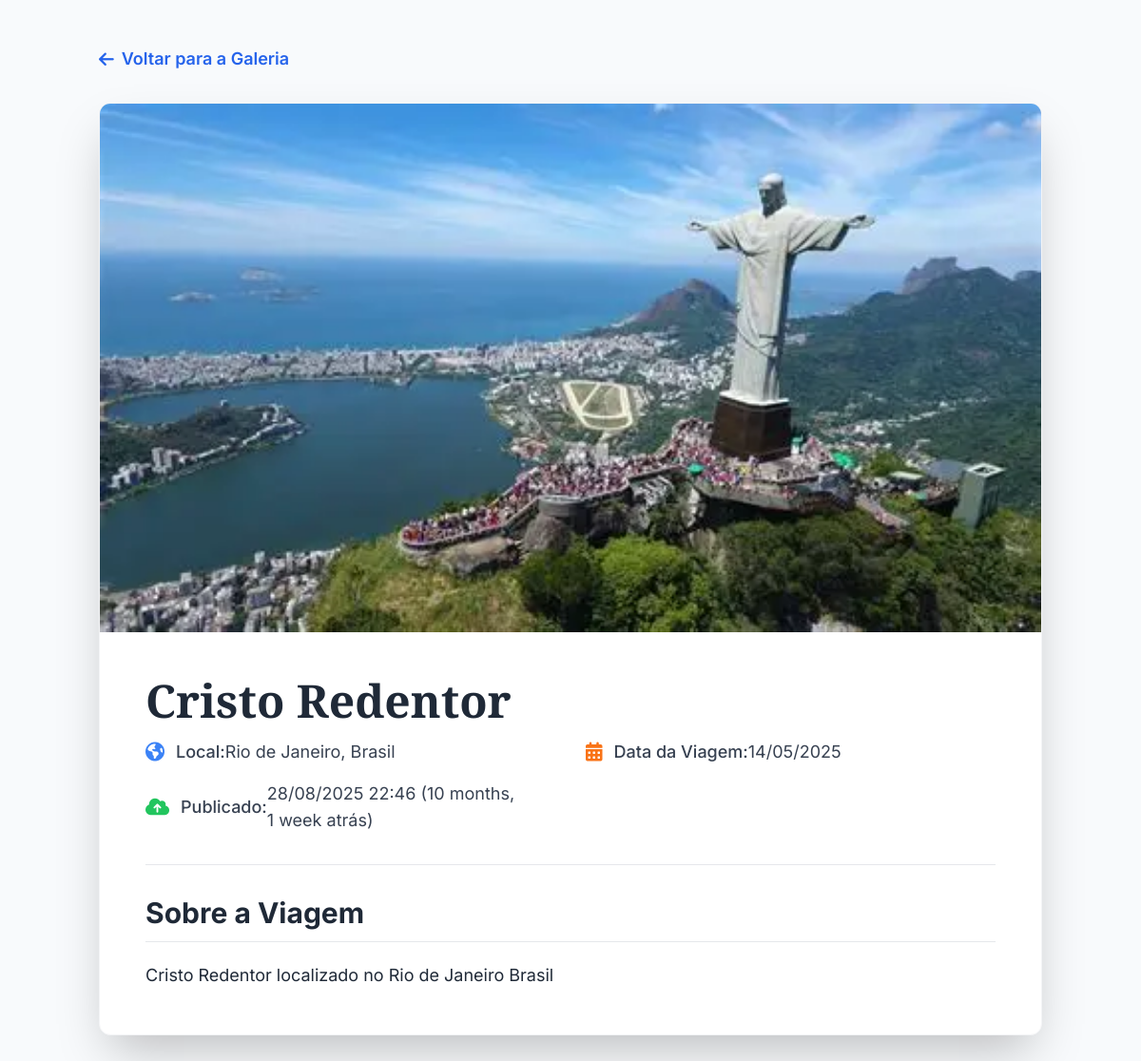
The page /photos/2/ on the database its author committed.
### photos/models.py (models this page shows, shortened)
class Photo(models.Model):
    title = models.CharField(max_length=200)
    location = models.CharField(max_length=200)
    description = models.TextField()
    date = models.DateField()
    image = models.ImageField(upload_to='photos/')
    published_at = models.DateTimeField(default=timezone.now)

### photos/views.py (the view)
# urls.py: path('<int:pk>/', views.photo_detail, name='photo_detail'),
def photo_detail(request, pk):
    photo = get_object_or_404(Photo, pk=pk)
    return render(request, 'photos/photo_detail.html', {'photo': photo})

### photos/templates/photos/photo_detail.html (shortened to what this page needs)
<!DOCTYPE html>
<html lang="pt-br">
<head>
    <script src="https://cdn.tailwindcss.com"></script>
    <link href="https://cdnjs.cloudflare.com/ajax/libs/font-awesome/6.0.0-beta3/css/all.min.css" rel="stylesheet">
</head>
<body>
    <div class="container mx-auto px-4 py-12">
        <a href="{% url 'photo_list' %}" class="inline-flex items-center text-blue-600 hover:text-blue-800 font-semibold mb-8 text-lg transition-colors">
            <i class="fas fa-arrow-left mr-2"></i> Voltar para a Galeria
        </a>
        <div class="max-w-6xl mx-auto bg-white rounded-xl shadow-2xl overflow-hidden border border-gray-100">
            {% if photo.image %}
                <img src="{{ photo.image.url }}" alt="{{ photo.title }}" class="w-full object-cover max-h-[70vh] shadow-inner">
            {% endif %}
            <div class="p-10 lg:p-12">
                <h1 class="text-5xl font-bold text-gray-800 mb-4">{{ photo.title }}</h1>
                <div class="grid grid-cols-1 md:grid-cols-2 gap-y-4 gap-x-8 text-lg text-gray-700 mb-8 pb-8 border-b border-gray-200">
                    <div class="flex items-center">
                        <i class="fas fa-globe-americas text-blue-500 mr-3 text-xl"></i>
                        <span class="font-medium">Local:</span> {{ photo.location }}
                    </div>
                    <div class="flex items-center">
                        <i class="fas fa-calendar-alt text-orange-500 mr-3 text-xl"></i>
                        <span class="font-medium">Data da Viagem:</span> {{ photo.date|date:"d/m/Y" }}
                    </div>
                    <div class="flex items-center">
                        <i class="fas fa-cloud-upload-alt text-green-500 mr-3 text-xl"></i>
                        <span class="font-medium">Publicado:</span> {{ photo.published_at|date:"d/m/Y H:i" }} ({{ photo.published_at|timesince }} atrás)
                    </div>
                </div>
                <h2 class="text-3xl font-bold text-gray-800 mb-5 border-b pb-3 border-gray-200">Sobre a Viagem</h2>
                <div class="text-lg text-gray-800 leading-relaxed mt-4 prose max-w-none">
                    <p>{{ photo.description|linebreaksbr }}</p>
                </div>
            </div>
        </div>
    </div>
</body>
</html>

### photos/templates/photos/photo_detail.html (style rules this page uses)
body { font-family: 'Inter', sans-serif; background-color: #f8fafc; }
h1 { font-family: 'Playfair Display', serif; }

### rows shown on the page
Photo: image (picture), title "Cristo Redentor", location "Rio de Janeiro, Brasil", date "14/05/2025", published_at "28/08/2025 22:46", published_at "10 months, 1 week", description "Cristo Redentor localizado no Rio de Janeiro Brasil"
